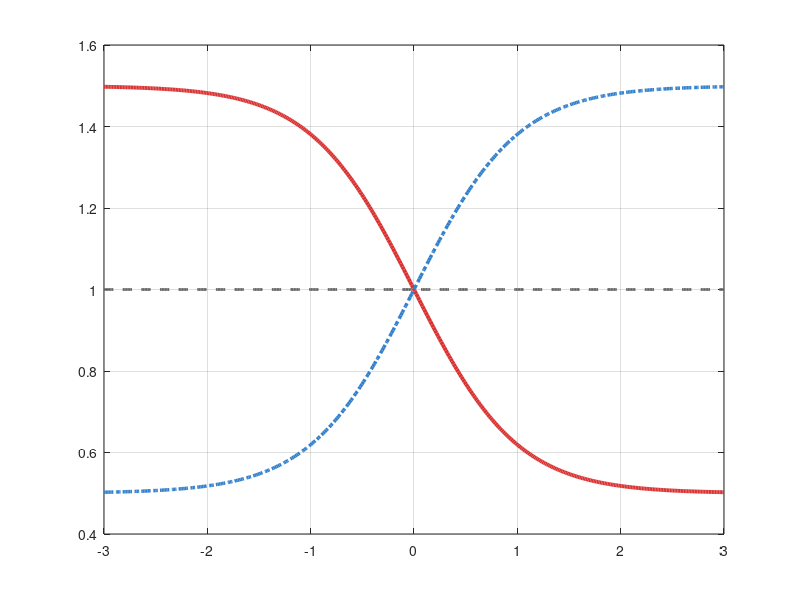

This chart was generated by the following MATLAB code: (Note: this script raises an error after producing the figure.)
% MATLAB Script: Curvature-Dependent Diffusion Rate d(kappa)
% Fixed Layout: Legend moved outside to prevent blocking curves

clear; clc; close all;

% Define curvature range (kappa)
kappa = linspace(-3, 3, 400);

% Define coupling coefficients (r_d)
rd_neg  = -2;   % Negative coupling (Natural condition)
rd_zero = 0;    % Uncoupled (Isotropic)
rd_pos  = 2;    % Positive coupling

% Sigmoid coupling formula: d(kappa) / d_0 = 0.5 + 1 / (1 + exp(-kappa * r_d))
d_neg  = 0.5 + 1 ./ (1 + exp(-kappa * rd_neg));
d_zero = 0.5 + 1 ./ (1 + exp(-kappa * rd_zero));
d_pos  = 0.5 + 1 ./ (1 + exp(-kappa * rd_pos));

% Figure Setup (Increased width to accommodate outside legend)
fig = figure('Units', 'pixels', 'Position', [100, 100, 850, 480], 'Color', 'w');
hold on; box on; grid on;

% Plot curves
p1 = plot(kappa, d_neg,  'Color', [0.85, 0.20, 0.20], 'LineWidth', 2.8, ...
    'DisplayName', 'r_d < 0 (Negative / Natural)');
p2 = plot(kappa, d_zero, 'Color', [0.40, 0.40, 0.40], 'LineWidth', 2.0, ...
    'LineStyle', '--', 'DisplayName', 'r_d = 0 (Uncoupled / Isotropic)');
p3 = plot(kappa, d_pos,  'Color', [0.20, 0.50, 0.80], 'LineWidth', 2.5, ...
    'LineStyle', '-.', 'DisplayName', 'r_d > 0 (Positive / Reversed)');

% Reference Lines
yline(1.0, ':', 'Color', [0.6 0.6 0.6], 'LineWidth', 1, 'HandleVisibility', 'off');
xline(0.0, ':', 'Color', [0.6 0.6 0.6], 'LineWidth', 1, 'HandleVisibility', 'off');

% Labels and Formatting
xlabel('Local Curvature (\kappa)', 'FontSize', 12, 'FontWeight', 'bold', 'FontName', 'Arial');
ylabel('Relative Diffusion Rate d(\kappa) / d_0', 'FontSize', 12, 'FontWeight', 'bold', 'FontName', 'Arial');
title('Curvature-Dependent Sigmoidal Diffusion Coupling', 'FontSize', 14, 'FontWeight', 'bold', 'FontName', 'Arial');

% Axis limits & ticks
xlim([-3, 3]);
ylim([0.2, 1.8]);
set(gca, 'FontSize', 11, 'LineWidth', 1.2, 'GridAlpha', 0.15, 'FontName', 'Arial');

% Legend (Placed outside on the right to prevent overlapping)
lgd = legend('Location', 'northeastoutside', 'FontSize', 10.5, 'FontName', 'Arial');
title(lgd, 'Coupling Strength (r_d)');

% Annotations (Placed in non-overlapping regions)
text(-2.8, 1.68, '\bfNatural Condition (r_d < 0):', 'FontSize', 10, 'Color', [0.75, 0.1, 0.1], 'FontName', 'Arial');
text(-2.8, 1.58, 'High curvature \rightarrow Slower diffusion', 'FontSize', 9, 'Color', [0.3, 0.3, 0.3], 'FontName', 'Arial');

text(0.2, 0.42, '\bfReversed Condition (r_d > 0):', 'FontSize', 10, 'Color', [0.1, 0.4, 0.75], 'FontName', 'Arial');
text(0.2, 0.32, 'High curvature \rightarrow Faster diffusion', 'FontSize', 9, 'Color', [0.3, 0.3, 0.3], 'FontName', 'Arial');

% Export High-Res Image
exportgraphics(fig, 'sigmoid_coupling.png', 'Resolution', 300);
disp('Successfully updated and saved "sigmoid_coupling.png" without legend overlapping!');
